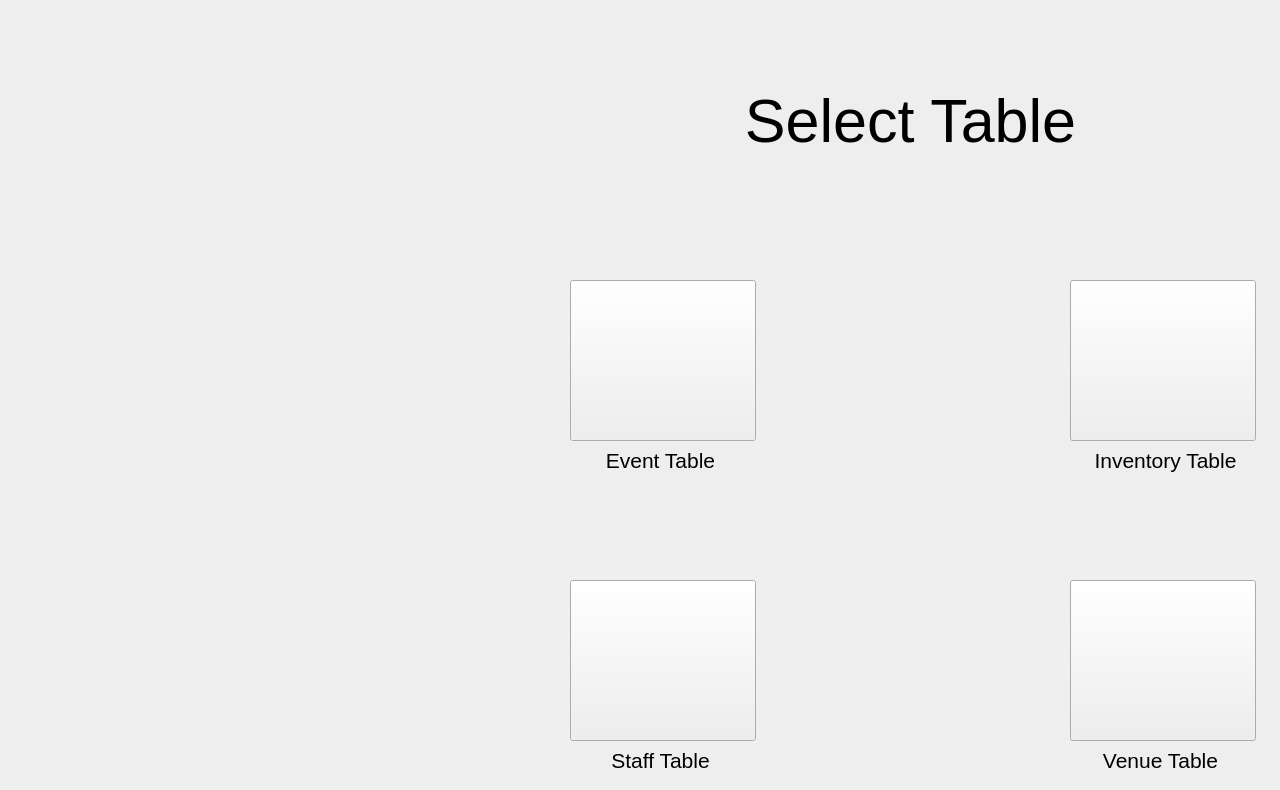
    <widget class="QWidget" name="afterloginforEVENTMANAGER">
     <widget class="QPushButton" name="EM_login_eventbutton">
      <property name="geometry">
       <rect>
        <x>570</x>
        <y>280</y>
        <width>186</width>
        <height>161</height>
       </rect>
      </property>
      <property name="font">
       <font>
        <pointsize>26</pointsize>
       </font>
      </property>
      <property name="styleSheet">
       <string notr="true">border-image: url(:/concert.png);
</string>
      </property>
      <property name="text">
       <string/>
      </property>
     </widget>
     <widget class="QPushButton" name="EM_login_staffbutton">
      <property name="geometry">
       <rect>
        <x>570</x>
        <y>580</y>
        <width>186</width>
        <height>161</height>
       </rect>
      </property>
      <property name="font">
       <font>
        <pointsize>26</pointsize>
       </font>
      </property>
      <property name="styleSheet">
       <string notr="true">border-image: url(:/staff.png);</string>
      </property>
      <property name="text">
       <string/>
      </property>
     </widget>
     <widget class="QPushButton" name="EM_login_inventorybutton">
      <property name="geometry">
       <rect>
        <x>1070</x>
        <y>280</y>
        <width>186</width>
        <height>161</height>
       </rect>
      </property>
      <property name="font">
       <font>
        <pointsize>26</pointsize>
       </font>
      </property>
      <property name="styleSheet">
       <string notr="true">border-image: url(:/inventory.png);</string>
      </property>
      <property name="text">
       <string/>
      </property>
     </widget>
     <widget class="QPushButton" name="EM_login_venuebutton">
      <property name="geometry">
       <rect>
        <x>1070</x>
        <y>580</y>
        <width>186</width>
        <height>161</height>
       </rect>
      </property>
      <property name="font">
       <font>
        <pointsize>26</pointsize>
       </font>
      </property>
      <property name="styleSheet">
       <string notr="true">border-image: url(:/venue.png);</string>
      </property>
      <property name="text">
       <string/>
      </property>
     </widget>
     <widget class="QLabel" name="label_78">
      <property name="geometry">
       <rect>
        <x>650</x>
        <y>70</y>
        <width>521</width>
        <height>101</height>
       </rect>
      </property>
      <property name="font">
       <font>
        <pointsize>46</pointsize>
       </font>
      </property>
      <property name="styleSheet">
       <string notr="true">background-color: rgb(128, 128, 128, 0.01);</string>
      </property>
      <property name="text">
       <string>Select Table</string>
      </property>
      <property name="alignment">
       <set>Qt::AlignCenter</set>
      </property>
     </widget>
     <widget class="QLabel" name="label_10">
      <property name="geometry">
       <rect>
        <x>590</x>
        <y>440</y>
        <width>141</width>
        <height>41</height>
       </rect>
      </property>
      <property name="font">
       <font>
        <pointsize>16</pointsize>
       </font>
      </property>
      <property name="styleSheet">
       <string notr="true">background-color: rgb(128, 128, 128, 0.01);</string>
      </property>
      <property name="text">
       <string>Event Table</string>
      </property>
      <property name="alignment">
       <set>Qt::AlignCenter</set>
      </property>
     </widget>
     <widget class="QLabel" name="label_80">
      <property name="geometry">
       <rect>
        <x>1060</x>
        <y>440</y>
        <width>211</width>
        <height>41</height>
       </rect>
      </property>
      <property name="font">
       <font>
        <pointsize>16</pointsize>
       </font>
      </property>
      <property name="styleSheet">
       <string notr="true">background-color: rgb(128, 128, 128, 0.01);</string>
      </property>
      <property name="text">
       <string>Inventory Table</string>
      </property>
      <property name="alignment">
       <set>Qt::AlignCenter</set>
      </property>
     </widget>
     <widget class="QLabel" name="label_81">
      <property name="geometry">
       <rect>
        <x>1080</x>
        <y>740</y>
        <width>161</width>
        <height>41</height>
       </rect>
      </property>
      <property name="font">
       <font>
        <pointsize>16</pointsize>
       </font>
      </property>
      <property name="styleSheet">
       <string notr="true">background-color: rgb(128, 128, 128, 0.01);</string>
      </property>
      <property name="text">
       <string>Venue Table</string>
      </property>
      <property name="alignment">
       <set>Qt::AlignCenter</set>
      </property>
     </widget>
     <widget class="QLabel" name="label_82">
      <property name="geometry">
       <rect>
        <x>590</x>
        <y>740</y>
        <width>141</width>
        <height>41</height>
       </rect>
      </property>
      <property name="font">
       <font>
        <pointsize>16</pointsize>
       </font>
      </property>
      <property name="styleSheet">
       <string notr="true">background-color: rgb(128, 128, 128, 0.01);</string>
      </property>
      <property name="text">
       <string>Staff Table</string>
      </property>
      <property name="alignment">
       <set>Qt::AlignCenter</set>
      </property>
     </widget>
    </widget>
